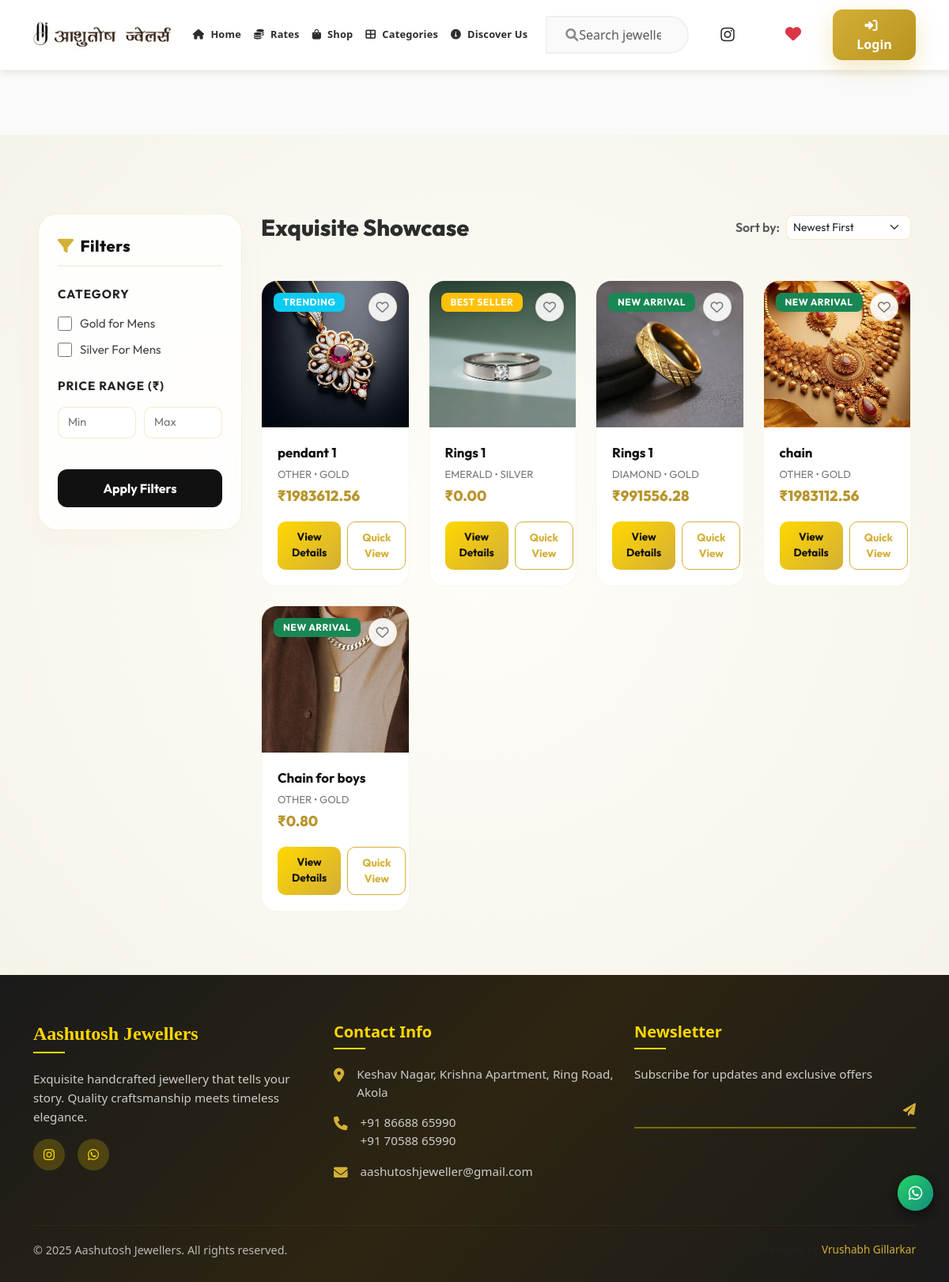
The app's page /shop/ with its own data.
### shop/models.py (models this page shows, shortened)
class Category(models.Model):
    name = models.CharField(max_length=100, blank=True, null=True)
    image = models.ImageField(upload_to='categories/', blank=True, null=True)
    class Meta:
        verbose_name_plural = "Categories"
        ordering = ['name']

class Product(models.Model):
    BADGE_CHOICES = [
        ('NEW', 'New Arrival'),
        ('SALE', 'On Sale'),
        ('BEST', 'Best Seller'),
        ('TRENDING', 'Trending'),
        ('NONE', 'None'),
    ]
    STONE_CHOICES = [
        ('DIAMOND', 'Diamond'),
        ('RUBY', 'Ruby'),
        ('EMERALD', 'Emerald'),
        ('SAPPHIRE', 'Sapphire'),
        ('PEARL', 'Pearl'),
        ('AMETHYST', 'Amethyst'),
        ('OTHER', 'Other'),
    ]
    COLOR_CHOICES = [
        ('GOLD', 'Gold'),
        ('SILVER', 'Silver'),
        ('ROSE_GOLD', 'Rose Gold'),
        ('PLATINUM', 'Platinum'),
        ('MULTI', 'Multi-color'),
    ]
    METAL_CHOICES = [
        ('GOLD', 'Gold'),
        ('SILVER', 'Silver'),
        ('PLATINUM', 'Platinum'),
    ]
    GOLD_PURITY_CHOICES = [
        ('18K', '18K'),
        ('22K', '22K'),
        ('24K', '24K'),
        ('OTHER', 'Other'),
    ]
    SILVER_PURITY_CHOICES = [
        ('STERLING', 'Sterling (925)'),
        ('999', '999 Fine Silver'),
        ('OTHER', 'Other'),
    ]
    PLATINUM_PURITY_CHOICES = [
        ('950', '950 Platinum'),
        ('900', '900 Platinum'),
        ('OTHER', 'Other'),
    ]
    name = models.CharField(max_length=200, blank=True, null=True)
    subcategory = models.ForeignKey(
        'SubCategory',  # quoted in case SubCategory defined later in file
        on_delete=models.SET_NULL,
        null=True,
        blank=True,
        related_name="jewellery_items"
    )
    price = models.DecimalField(max_digits=10, decimal_places=2, default=0, blank=True, null=True)
    description = models.TextField(blank=True, null=True)
    image = models.ImageField(upload_to='jewellery/', blank=True, null=True)
    created_at = models.DateTimeField(auto_now_add=True)
    updated_at = models.DateTimeField(auto_now=True)
    is_featured = models.BooleanField(default=False)
    badge = models.CharField(max_length=20, choices=BADGE_CHOICES, default='NONE', blank=True, null=True)
    stone_type = models.CharField(max_length=20, choices=STONE_CHOICES, default='OTHER', blank=True, null=True)
    color = models.CharField(max_length=20, choices=COLOR_CHOICES, default='GOLD', blank=True, null=True)
    in_stock = models.BooleanField(default=True)
    metal_type = models.CharField(max_length=20, choices=METAL_CHOICES, default='GOLD', blank=True, null=True)
    gold_purity = models.CharField(
        max_length=10,
        choices=GOLD_PURITY_CHOICES,
        default='22K',
        blank=True,
        null=True,
        help_text="Gold purity (only relevant when metal_type is Gold)"
    )
    gold_weight = models.DecimalField(max_digits=8, decimal_places=2, default=0, blank=True, null=True)
    silver_purity = models.CharField(
        max_length=20,
        choices=SILVER_PURITY_CHOICES,
        default='STERLING',
        blank=True,
        null=True,
        help_text="Silver purity (only relevant when metal_type is Silver)"
    )
    silver_weight = models.DecimalField(max_digits=8, decimal_places=2, default=0, blank=True, null=True)
    platinum_purity = models.CharField(
        max_length=10,
        choices=PLATINUM_PURITY_CHOICES,
        default='950',
        blank=True,
        null=True,
        help_text="Platinum purity (only relevant when metal_type is Platinum)"
    )
    platinum_weight = models.DecimalField(max_digits=8, decimal_places=2, default=0, blank=True, null=True)
    diamond_weight = models.DecimalField(max_digits=8, decimal_places=2, default=0, blank=True, null=True)
    diamond_clarity = models.CharField(max_length=50, blank=True, null=True)
    diamond_color = models.CharField(max_length=50, blank=True, null=True)
    gold_value = models.DecimalField(max_digits=12, decimal_places=2, default=0, blank=True, null=True)
    silver_value = models.DecimalField(max_digits=12, decimal_places=2, default=0, blank=True, null=True)
    platinum_value = models.DecimalField(max_digits=12, decimal_places=2, default=0, blank=True, null=True)
    stone_value = models.DecimalField(max_digits=10, decimal_places=2, default=0, blank=True, null=True)
    making_charges = models.DecimalField(max_digits=10, decimal_places=2, default=0, blank=True, null=True)
    gst = models.DecimalField(max_digits=10, decimal_places=2, default=0, blank=True, null=True)
    total_price = models.DecimalField(max_digits=14, decimal_places=2, default=0, editable=False)
    class Meta:
        ordering = ['-created_at']
        verbose_name_plural = "Products"
        db_table = 'shop_jewellery'
    def get_badge_color(self):
        colors = {
            'NEW': 'success',
            'SALE': 'danger',
            'BEST': 'warning',
            'TRENDING': 'info',
        }
        return colors.get(self.badge, 'secondary')
    def image_url(self):
        if self.image:
            return self.image.url
        return '/static/img/no-image.png'

### shop/views.py (the view)
# urls.py: path('shop/', views.shop_view, name='shop'),
def shop_view(request):
    products = Product.objects.filter(in_stock=True)
    category_filter = request.GET.get('category')
    stone_filter = request.GET.get('stone_type')
    color_filter = request.GET.get('color')
    badge_filter = request.GET.get('badge')
    price_min = request.GET.get('price_min')
    price_max = request.GET.get('price_max')
    if category_filter:
        products = products.filter(category__id=category_filter)
    if stone_filter:
        products = products.filter(stone_type=stone_filter)
    if color_filter:
        products = products.filter(color=color_filter)
    if badge_filter:
        products = products.filter(badge=badge_filter)
    if price_min:
        products = products.filter(price__gte=price_min)
    if price_max:
        products = products.filter(price__lte=price_max)
    sort_by = request.GET.get('sort', 'newest')
    if sort_by == 'price_low':
        products = products.order_by('price')
    elif sort_by == 'price_high':
        products = products.order_by('-price')
    elif sort_by == 'name':
        products = products.order_by('name')
    else:  # newest
        products = products.order_by('-created_at')
    categories = Category.objects.all()
    context = {
        'products': products,
        'categories': categories,
        'current_filters': request.GET,
    }
    return render(request, 'shop/shop.html', context)

### shop/context_processors.py (called while the page is built)
def cart_context(request):
    cart = request.session.get('cart', {})
    cart_items_count = sum(cart.values())
    return {
        'cart_items_count': cart_items_count,
    }

def popup_context(request):
    from .models import PopupMessage
    if request.path == '/':
        active_popup = PopupMessage.objects.filter(status=True).first()
        return {'active_popup': active_popup}
    return {'active_popup': None}

def wishlist_context(request):
    if request.user.is_authenticated:
        from .models import Wishlist
        wishlist_ids = list(Wishlist.objects.filter(user=request.user).values_list('product_id', flat=True))
        return {'user_wishlist_ids': wishlist_ids, 'wishlist_count': len(wishlist_ids)}
    return {'user_wishlist_ids': [], 'wishlist_count': 0}

### shop/models.py (called while the page is built)
    def get_metal_type_display(self):
        for choice in self.METAL_CHOICES:
            if choice[0] == self.metal_type:
                return choice[1]
        return self.metal_type

### shop/templates/shop/shop.html (shortened to what this page needs)
{% extends 'shop/base.html' %}
{% load static %}
{% block content %}
<div class="shop-page-wrapper">
  <div class="container-fluid px-lg-5">
    <div class="row">
      <div class="col-lg-3 col-md-12 mb-4">
        <div class="filter-sidebar-premium">
          <h5 class="d-flex align-items-center">
            <i class="fas fa-filter text-gold me-2"></i> Filters
          </h5>
          <div class="collapse d-lg-block" id="filter-collapse">
            <form id="filter-form">
              <div class="mb-4">
                <div class="filter-group-title">Category</div>
                {% for category in categories %}
                <div class="form-check-premium">
                  <input class="form-check-input-premium filter-input" type="checkbox" name="category" value="{{ category.id }}" id="cat-{{ category.id }}">
                  <label class="form-check-label-premium" for="cat-{{ category.id }}">
                    {{ category.name }}
                  </label>
                </div>
                {% endfor %}
              </div>
              <div class="mb-4">
                <div class="filter-group-title">Price Range (₹)</div>
                <div class="price-input-wrapper">
                  <input type="number" class="price-input-premium filter-input" placeholder="Min" name="price_min">
                  <input type="number" class="price-input-premium filter-input" placeholder="Max" name="price_max">
                </div>
              </div>
              <button type="button" id="apply-filters" class="btn-premium-filter-apply">
                Apply Filters
              </button>
            </form>
          </div>
        </div>
      </div>
      <div class="col-lg-9 col-md-12">
        <div class="d-flex justify-content-between align-items-center mb-4 flex-wrap">
          <h2 class="section-title mb-0" style="font-size: 1.8rem; font-weight: 800;">
            {% if current_category %}
              {{ current_category.name }}
            {% else %}
              Exquisite Showcase
            {% endif %}
          </h2>
          <div class="d-flex align-items-center mt-3 mt-sm-0">
            <span class="me-2 text-muted fw-semibold">Sort by:</span>
            <select id="sort-select" class="form-select form-select-sm" style="width: auto; border-color: rgba(212, 175, 55, 0.25); border-radius: 8px;">
              <option value="newest">Newest First</option>
            </select>
          </div>
        </div>
        <div class="row g-4 product-grid-container" id="products-container">
          {% for product in products %}
          <div class="col-xl-3 col-lg-4 col-md-6 col-sm-6 col-6 d-flex product-grid-col">
            <div class="product-card-premium">
              <div class="product-img-wrapper-premium">
                <button class="wishlist-btn-premium {% if product.id in user_wishlist_ids %}active{% endif %}" data-product-id="{{ product.id }}" aria-label="Add to Wishlist">
                  <i class="{% if product.id in user_wishlist_ids %}fas fa-heart text-danger{% else %}far fa-heart{% endif %}"></i>
                </button>
                <img src="{{ product.image_url }}" alt="{{ product.name }}">
                {% if product.badge != 'NONE' %}
                <span class="badge-premium badge bg-{{ product.get_badge_color }}">
                  {{ product.get_badge_display }}
                </span>
                {% endif %}
              </div>
              <div class="product-body-premium">
                <h5 class="product-title-premium">{{ product.name }}</h5>
                <p class="product-meta-premium mb-1">{{ product.stone_type }} • {{ product.color }}</p>
                <p class="product-price-premium">₹{{ product.price }}</p>
                <div class="product-actions-premium">
                  <a href="{% url 'product_detail' product.pk %}" class="btn btn-premium-gold flex-grow-1">View Details</a>
                  <button class="btn btn-premium-outline flex-grow-1" data-bs-toggle="modal" data-bs-target="#quickViewModal-{{ product.pk }}">Quick View</button>
                </div>
              </div>
            </div>
          </div>
          {% endfor %}
        </div>
      </div>
    </div>
  </div>
</div>
{% endblock %}

### shop/static/shop/css/base.css (style rules this page uses)
:root { --primary-gold: #D4AF37; --gold-dark: #B8941F; --gold-light: #F4E8C1; --gold-very-light: #FDF8EC; --dark-charcoal: #2C2C2C; --dark-medium: #3A3A3A; --light-bg: #FAFAFA; --transition: all 0.4s cubic-bezier(0.175, 0.885, 0.32, 1.275); --transition-slow: all 0.6s ease; --shadow: 0 10px 30px rgba(0, 0, 0, 0.08); --shadow-hover: 0 20px 40px rgba(0, 0, 0, 0.15); --shadow-strong: 0 15px 35px rgba(0, 0, 0, 0.2); }
* { box-sizing: border-box; }
body { font-family: 'Segoe UI', Tahoma, Geneva, Verdana, sans-serif; background-color: var(--light-bg); color: var(--dark-charcoal); overflow-x: hidden; }
.text-gold { color: var(--primary-gold) !important; }

### shop/templates/shop/shop.html (style rules this page uses)
.shop-page-wrapper { font-family: 'Outfit', 'Inter', sans-serif; padding: 100px 0 80px 0; background: radial-gradient(circle at 50% 50%, rgba(254, 253, 249, 1) 0%, rgba(246, 243, 233, 1) 100%); min-height: 95vh; }
.filter-sidebar-premium { background: rgba(255, 255, 255, 0.85); backdrop-filter: blur(16px); -webkit-backdrop-filter: blur(16px); border: 1px solid rgba(212, 175, 55, 0.18); border-radius: 24px; box-shadow: 0 15px 35px rgba(184, 149, 43, 0.04); padding: 28px 24px; position: sticky; top: 100px; transition: all 0.3s ease; }
.filter-sidebar-premium h5 { font-weight: 800; color: #111; font-size: 1.25rem; border-bottom: 2px solid rgba(212, 175, 55, 0.15); padding-bottom: 12px; margin-bottom: 24px; letter-spacing: 0.5px; }
.filter-group-title { font-weight: 700; color: #222; font-size: 0.95rem; margin-bottom: 14px; text-transform: uppercase; letter-spacing: 1px; }
.form-check-premium { margin-bottom: 10px; display: flex; align-items: center; }
.form-check-input-premium { width: 18px; height: 18px; border: 1.5px solid rgba(212, 175, 55, 0.4); border-radius: 5px; margin-right: 10px; cursor: pointer; transition: all 0.2s ease; }
.form-check-label-premium { font-size: 0.95rem; color: #444; cursor: pointer; transition: color 0.2s ease; }
.price-input-wrapper { display: flex; gap: 10px; }
.price-input-premium { border: 1.5px solid rgba(212, 175, 55, 0.25); border-radius: 10px; padding: 8px 12px; font-size: 0.9rem; color: #333; background: #fff; width: 100%; transition: all 0.3s ease; }
.product-grid-container { opacity: 1; transition: opacity 0.3s ease; }
.product-card-premium { background: #fff; border-radius: 20px; border: 1px solid rgba(212, 175, 55, 0.12); overflow: hidden; transition: all 0.4s cubic-bezier(0.165, 0.84, 0.44, 1); position: relative; display: flex; flex-direction: column; height: 100%; }
.product-img-wrapper-premium { position: relative; padding-bottom: 100%; overflow: hidden; background: #faf9f5; }
.product-img-wrapper-premium img { position: absolute; top: 0; left: 0; width: 100%; height: 100%; object-fit: cover; transition: transform 0.6s cubic-bezier(0.165, 0.84, 0.44, 1); }
.wishlist-btn-premium { position: absolute; top: 15px; right: 15px; z-index: 10; width: 36px; height: 36px; border-radius: 50%; background: rgba(255, 255, 255, 0.9); border: 1px solid rgba(212, 175, 55, 0.2); color: #777; display: flex; align-items: center; justify-content: center; cursor: pointer; box-shadow: 0 4px 10px rgba(0,0,0,0.06); transition: all 0.3s ease; }
.badge-premium { position: absolute; top: 15px; left: 15px; z-index: 9; padding: 6px 12px; border-radius: 8px; font-weight: 700; font-size: 0.75rem; letter-spacing: 0.5px; text-transform: uppercase; box-shadow: 0 4px 10px rgba(0,0,0,0.05); }
.product-body-premium { padding: 20px; display: flex; flex-direction: column; flex-grow: 1; }
.product-title-premium { font-weight: 700; color: #111; font-size: 1.05rem; margin-bottom: 6px; line-height: 1.4; transition: color 0.3s ease; }
.product-meta-premium { color: #777; font-size: 0.82rem; margin-bottom: 10px; }
.product-price-premium { font-weight: 800; color: #b8952b; font-size: 1.15rem; margin-bottom: 18px; }
.product-actions-premium { display: flex; gap: 8px; margin-top: auto; }
.btn-premium-gold { background: linear-gradient(135deg, #ffd700 0%, #d4af37 100%); border: none; color: #111; font-weight: 700; font-size: 0.85rem; padding: 9px 18px; border-radius: 10px; transition: all 0.3s ease; }
.btn-premium-outline { background: transparent; border: 1.5px solid #d4af37; color: #d4af37; font-weight: 700; font-size: 0.85rem; padding: 9px 18px; border-radius: 10px; transition: all 0.3s ease; }
.btn-premium-filter-apply { background: #111; color: #fff; border: none; font-weight: 700; padding: 12px; border-radius: 12px; width: 100%; margin-top: 15px; transition: all 0.3s ease; }

### records on screen
Category: name "Gold for Mens"
Category: name "Silver For Mens"
Product: image_url (picture), badge "TRENDING", name "pendant 1", stone_type "OTHER", color "GOLD", price "1983612.56"
Product: image_url (picture), badge "BEST SELLER", name "Rings 1", stone_type "EMERALD", color "SILVER", price "0.00"
Product: image_url (picture), badge "NEW ARRIVAL", name "Rings 1", stone_type "DIAMOND", color "GOLD", price "991556.28"
Product: image_url (picture), badge "NEW ARRIVAL", name "chain", stone_type "OTHER", color "GOLD", price "1983112.56"
Product: image_url (picture), badge "NEW ARRIVAL", name "Chain for boys", stone_type "OTHER", color "GOLD", price "0.80"
